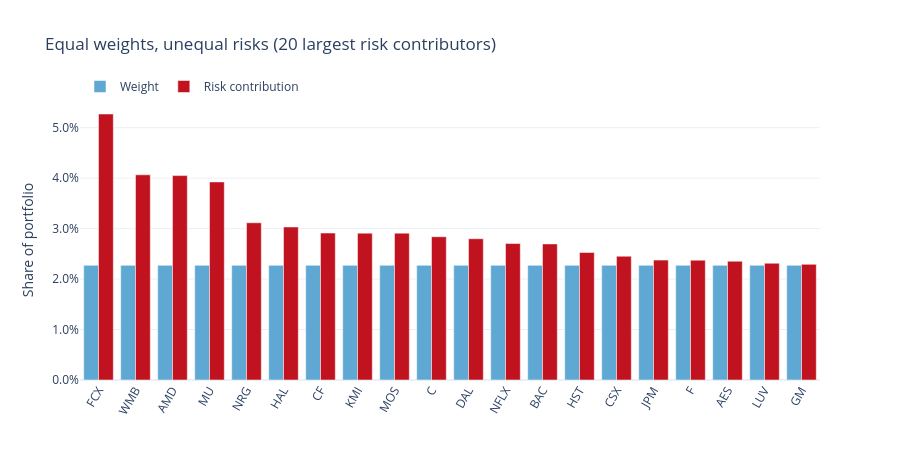

Here is the notebook cell this chart was saved with:
### Code cell
top = comparison.head(20)
fig = go.Figure()
fig.add_trace(go.Bar(x=top.index, y=top["Weight"], name="Weight",
                     marker_color=AIRM_COLOURS[2]))
fig.add_trace(go.Bar(x=top.index, y=top["Risk contribution"], name="Risk contribution",
                     marker_color=AIRM_COLOURS[1]))
fig.update_layout(
    title="Equal weights, unequal risks (20 largest risk contributors)",
    template=AIRM_TEMPLATE, height=460, barmode="group",
    yaxis=dict(title="Share of portfolio", tickformat=".1%"),
    xaxis=dict(tickangle=-60), legend=dict(orientation="h", y=1.1))
fig.show()

### Figure 1 — Plotly figure (JSON) as saved in the notebook; plotly's stock layout.template omitted (floating-point values rounded to 4 significant figures)
{"data": [{"marker": {"color": "#5fa8d3"}, "name": "Weight", "type": "bar", "x": ["FCX", "WMB", "AMD", "MU", "NRG", "HAL", "CF", "KMI", "MOS", "C", "DAL", "NFLX", "BAC", "HST", "CSX", "JPM", "F", "AES", "LUV", "GM"], "y": [0.02273, 0.02273, 0.02273, 0.02273, 0.02273, 0.02273, 0.02273, 0.02273, 0.02273, 0.02273, 0.02273, 0.02273, 0.02273, 0.02273, 0.02273, 0.02273, 0.02273, 0.02273, 0.02273, 0.02273]}, {"marker": {"color": "#c1121f"}, "name": "Risk contribution", "type": "bar", "x": ["FCX", "WMB", "AMD", "MU", "NRG", "HAL", "CF", "KMI", "MOS", "C", "DAL", "NFLX", "BAC", "HST", "CSX", "JPM", "F", "AES", "LUV", "GM"], "y": [0.05272, 0.04066, 0.04051, 0.03925, 0.03116, 0.03033, 0.02912, 0.0291, 0.0291, 0.02839, 0.028, 0.02704, 0.02697, 0.02527, 0.02453, 0.02376, 0.02375, 0.02354, 0.02314, 0.02292]}], "layout": {"barmode": "group", "height": 460, "legend": {"orientation": "h", "y": 1.1}, "title": {"text": "Equal weights, unequal risks (20 largest risk contributors)"}, "xaxis": {"tickangle": -60}, "yaxis": {"tickformat": ".1%", "title": {"text": "Share of portfolio"}}}}
